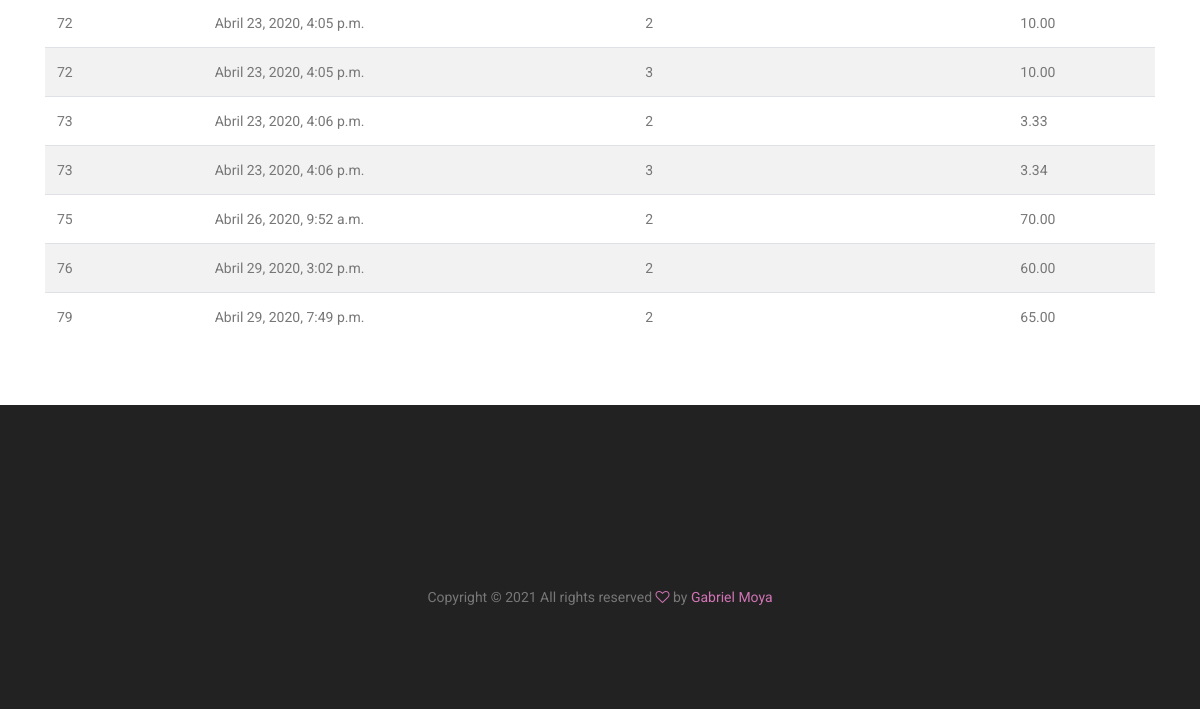
Page /adm/listar/parcelas/ (signed in, lower part) on the earlier database version.
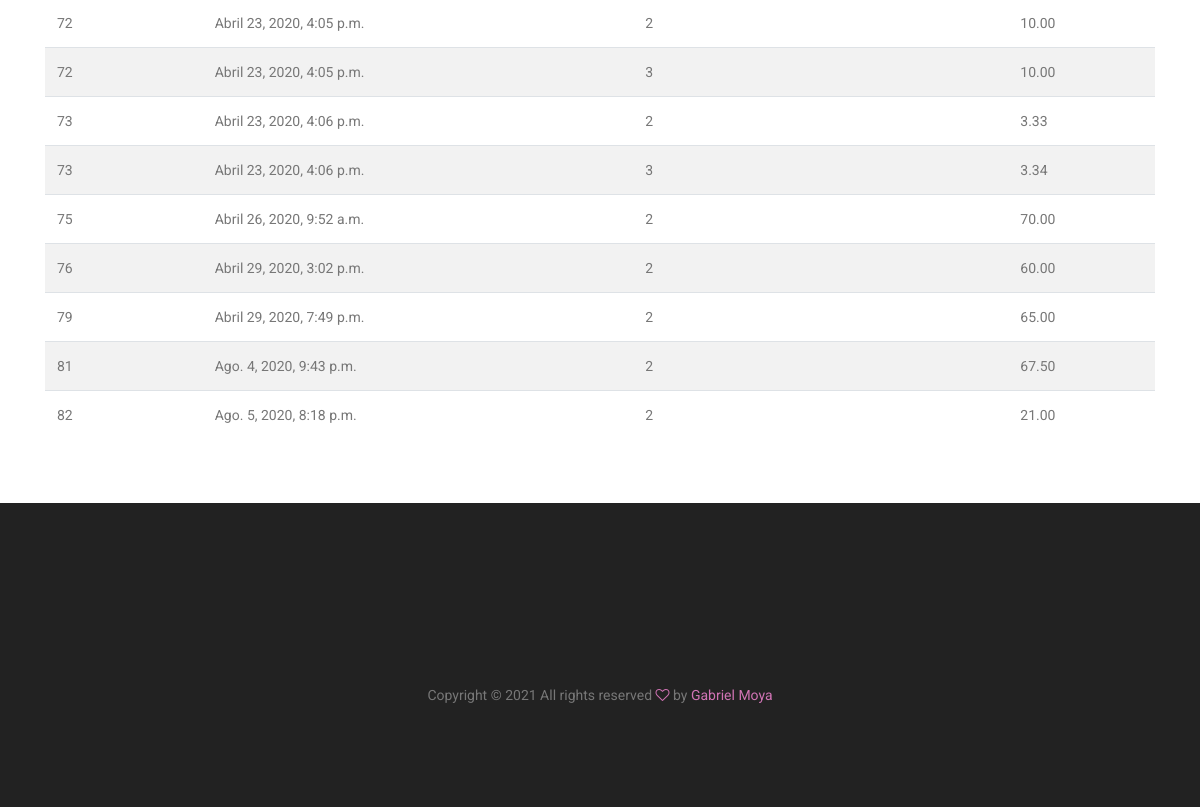
Same page on the later database version.
### cadastros/models.py (models this page shows, shortened)
class Parcela(models.Model):
    venda = models.ForeignKey(Venda, on_delete=models.PROTECT)
    numero_parcela = models.IntegerField()
    valor_parcela = models.DecimalField(max_digits=50, decimal_places=2)

class Venda(models.Model):
    PARCELA_CHOICES = (
          ("1","À Vista"),
          ("2","2x"),
          ("3","3x"),
    )
    data_da_venda = models.DateTimeField(auto_now=True)
    desconto = models.CharField(max_length=100, null=True, blank=True, verbose_name="cupom de desconto")
    valor = models.DecimalField(max_digits=50, decimal_places=2,null=True, blank=True)
    parcelas = models.CharField(max_length = 100, choices = PARCELA_CHOICES)
    forma_pagamento = models.ForeignKey(FormaPagamento, on_delete=models.PROTECT,null=True, blank=True)
    forma_envio = models.ForeignKey(FormaEnvio, on_delete=models.PROTECT,null=True, blank=True)
    usuario = models.ForeignKey(User, on_delete=models.PROTECT)
    class Meta:
        ordering = ["-pk"]

### cadastros/views.py (the view)
# urls.py: path('adm/listar/parcelas/', ParcelaList.as_view(), name="listar-parcelas"),
class ParcelaList(GroupRequiredMixin, LoginRequiredMixin, ListView):
    model = Parcela
    template_name = 'cadastros/listar_parcelas.html'
    login_url = reverse_lazy('login')
    group_required = u"Administrador"
    def get_context_data(self, *args, **kwargs):
        context = super().get_context_data(*args, **kwargs)
        parcelas = Parcela.objects.filter(numero_parcela__range=(2, 3))
        context['parcelas'] = parcelas
        return context

### cadastros/templates/cadastros/listar_parcelas.html (shortened to what this page needs)
{% extends 'cadastros/formulario.html' %}
{% load crispy_forms_tags %}
{% load static %}
{% block conteudo %}
<div class="container mt-5 py-5">
    <div class="row pt-5 mt-3">
        <div class="col-lg">
            {% if request.user.groups.all.0.name == "Administrador" %}
            <h3>Olá Admin,</h3><br>
            {% else %}
            <h3>Olá Funcionário,</h3><br>
            {% endif %}
            <table class="table table-striped" id="tabela-listar">
                <tbody>
                    {% for parcela in parcelas %}
                    <tr>
                        <td>{{parcela.venda.pk}}</td>
                        <td>{{parcela.venda.data_da_venda}}</td>
                        <td>{{parcela.numero_parcela}}</td>
                        <td>{{parcela.valor_parcela}}</td>
                    </tr>
                    {% empty %}
                    <tr>
                        <td colspan="3">Nenhuma parcela cadastrada!</td>
                    </tr>
                    {% endfor %}
                </tbody>
            </table>
        </div>
    </div>
</div>
{% endblock %}
{%block styles%}
<link rel="stylesheet" type="text/css" href="https://cdn.datatables.net/v/bs4/dt-1.10.20/datatables.min.css" />
{%endblock%}

Differences in the rows shown:
added Parcela: venda.pk "81", venda.data_da_venda "Ago. 4, 2020, 9:43 p.m.", numero_parcela "2", valor_parcela "67.50"
added Parcela: venda.pk "82", venda.data_da_venda "Ago. 5, 2020, 8:18 p.m.", numero_parcela "2", valor_parcela "21.00"
